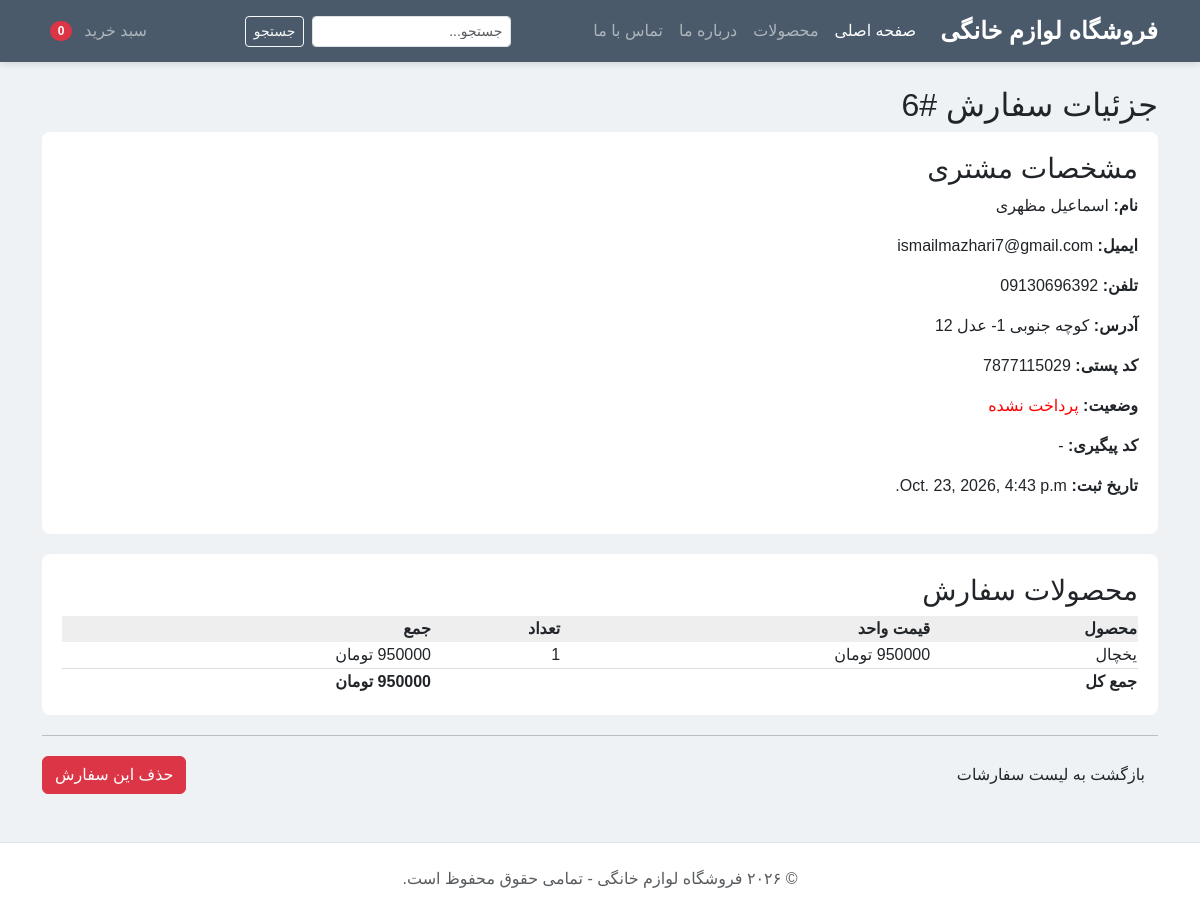
The page /admin-orders/6/ (signed in) on the database its author committed.
### shop/models.py (models this page shows, shortened)
class Order(models.Model):
    first_name = models.CharField(max_length=50)
    last_name = models.CharField(max_length=50)
    email = models.EmailField()
    address = models.CharField(max_length=250)
    postal_code = models.CharField(max_length=17)
    phone = models.CharField(max_length=15)
    paid = models.BooleanField(default=False)
    tracking_code = models.CharField(max_length=100, unique=True, blank=True, null=True)
    created = models.DateTimeField(auto_now_add=True)
    def get_total_cost(self):
        return sum(item.get_cost() for item in self.items.all())

class OrderItem(models.Model):
    order = models.ForeignKey(Order, related_name='items', on_delete=models.CASCADE)
    product = models.ForeignKey(Product, related_name='order_items', on_delete=models.CASCADE)
    price = models.DecimalField(max_digits=10, decimal_places=2)
    quantity = models.PositiveIntegerField(default=1)
    def get_cost(self):
        return self.price * self.quantity

class Product(models.Model):
    name = models.CharField(max_length=200)
    slug = models.SlugField(max_length=200, unique=True)
    image = CloudinaryField('image', blank=True, null=True)
    description = models.TextField(blank=True)
    price = models.DecimalField(
        max_digits=10,
        decimal_places=2,
        validators=[MinValueValidator(0)]
    )
    discount_price = models.DecimalField(
        max_digits=10,
        decimal_places=2,
        blank=True,
        null=True
    )
    stock = models.PositiveIntegerField(default=0)
    available = models.BooleanField(default=True)
    created = models.DateTimeField(auto_now_add=True)
    updated = models.DateTimeField(auto_now=True)
    class Meta:
        ordering = ['-created']

### shop/views.py (the view)
# urls.py: path('admin-orders/<int:order_id>/', views.admin_order_detail, name='admin_order_detail'),
@staff_member_required
def admin_order_detail(request, order_id):
    order = get_object_or_404(Order, id=order_id)
    return render(request, 'shop/admin/order_detail.html', {'order': order})

### shop/templates/shop/admin/order_detail.html (shortened to what this page needs)
{% extends 'shop/base.html' %}
{% load jformat %}
{% block content %}
    <h2>جزئیات سفارش #{{ order.id }}</h2>
    <div style="background:#fff; padding:20px; margin-bottom:20px; border-radius:8px;">
        <h3>مشخصات مشتری</h3>
        <p><strong>نام:</strong> {{ order.first_name }} {{ order.last_name }}</p>
        <p><strong>ایمیل:</strong> {{ order.email }}</p>
        <p><strong>تلفن:</strong> {{ order.phone }}</p>
        <p><strong>آدرس:</strong> {{ order.address }}</p>
        <p><strong>کد پستی:</strong> {{ order.postal_code }}</p>
        <p><strong>وضعیت:</strong>
            {% if order.paid %}
                <span style="color:green;">پرداخت شده</span>
            {% else %}
                <span style="color:red;">پرداخت نشده</span>
            {% endif %}
        </p>
        <p><strong>کد پیگیری:</strong> {{ order.tracking_code|default:"-" }}</p>
        <p><strong>تاریخ ثبت:</strong> {{ order.created|jformat:"%Y/%m/%d - %H:%M" }}</p>
    </div>
    <div style="background:#fff; padding:20px; border-radius:8px; margin-bottom:20px;">
        <h3>محصولات سفارش</h3>
        <table style="width:100%; border-collapse:collapse;">
            <tr style="background:#eee;">
                <th>محصول</th><th>قیمت واحد</th><th>تعداد</th><th>جمع</th>
            </tr>
            {% for item in order.items.all %}
            <tr style="border-bottom:1px solid #ddd;">
                <td>{{ item.product.name }}</td>
                <td>{{ item.price|floatformat:0 }} تومان</td>
                <td>{{ item.quantity }}</td>
                <td>{{ item.get_cost|floatformat:0 }} تومان</td>
            </tr>
            {% endfor %}
            <tr style="font-weight:bold;">
                <td colspan="3">جمع کل</td>
                <td>{{ order.get_total_cost|floatformat:0 }} تومان</td>
            </tr>
        </table>
    </div>
    <hr style="margin: 20px 0;">
    <div style="display: flex; justify-content: space-between;">
        <a href="{% url 'shop:admin_order_list' %}" class="btn">بازگشت به لیست سفارشات</a>
        <form action="{% url 'shop:admin_order_delete' order.id %}" method="post" onsubmit="return confirm('آیا از حذف این سفارش مطمئن هستید؟');">
            <button type="submit" class="btn btn-danger">حذف این سفارش</button>
        </form>
    </div>
{% endblock %}

### shop/templates/shop/base.html (style rules this page uses)
body { font-family: 'Vazirmatn', Tahoma, Arial, sans-serif; background-color: #eef2f5; display: flex; flex-direction: column; min-height: 100vh; }

### rows shown on the page
Order: id "6", first_name "اسماعیل", last_name "مظهری", email "ismailmazhari7@gmail.com", phone "09130696392", address "کوچه جنوبی 1- عدل 12", postal_code "7877115029", tracking_code "-", created|jformat "Oct. 23, 2026, 4:43 p.m.", get_total_cost "950000"
OrderItem: product.name "یخچال", quantity "1"

### other values the page prints
{{ cart|length }} "0"
